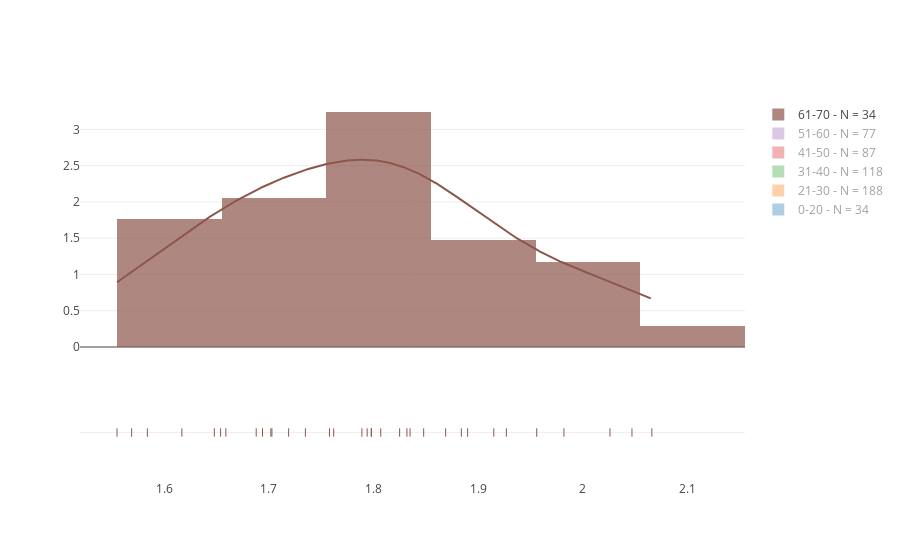

Notebook cell for this chart:
### Code cell
import plotly.figure_factory as ff

f_et = list(df['bins'].unique())
faixa_etaria = f_et[:]

n=3

group_labels=[]
hist_data   =[]

for f in faixa_etaria:
    mask = df['bins']==f
    df_faixaEtaria = df[mask]
    
    x = list(df_faixaEtaria[cols_f[n]])
    g = '{} - N = {}'.format(f,len(df_faixaEtaria))
    
    
    q75, q25,q50 = np.percentile(x, [75 ,25,50])
    iqr = q75 - q25

    # print ( q25, q50, q75,iqr)
    bin_w = (2 *iqr )/ (len(x)**(1/3))



    # Group data together
    hist_data.append(x)

    group_labels.append(g)

# Create distplot with custom bin_size
fig = ff.create_distplot(hist_data, group_labels, bin_size=0.1)

# Plot!
iplot(fig, filename='Distplot with Multiple Datasets')

### Figure 1 — Plotly figure (JSON) as saved in the notebook; plotly's stock layout.template omitted (floating-point values rounded to 4 significant figures; data arrays with more than 128 entries replaced by an {"elided": "..."} marker saying what was removed)
{"data": [{"histnorm": "probability density", "legendgroup": "0-20 - N = 34", "marker": {"color": "rgb(31, 119, 180)"}, "name": "0-20 - N = 34", "opacity": 0.7, "type": "histogram", "uid": "93bae81b-6ce5-46d6-abae-a8dc388cbdc1", "visible": "legendonly", "x": [2.037, 1.987, 1.842, 1.806, 2.141, 1.964, 1.971, 1.982, 1.874, 1.897, 1.866, 2.058, 1.975, 1.832, 2.05, 1.829, 1.994, 1.859, 1.816, 2.146, 1.936, 2.104, 2.069, 1.864, 1.938, 1.962, 2.143, 1.826, 2.111, 1.96, 1.915, 2.164, 2.142, 2.119], "xaxis": "x", "xbins": {"end": 2.164, "size": 0.1, "start": 1.806}, "yaxis": "y"}, {"histnorm": "probability density", "legendgroup": "21-30 - N = 188", "marker": {"color": "rgb(255, 127, 14)"}, "name": "21-30 - N = 188", "opacity": 0.7, "type": "histogram", "uid": "72ca048d-f1a3-4430-9e78-98bcae727797", "visible": "legendonly", "x": {"elided": "188 float values"}, "xaxis": "x", "xbins": {"end": 2.35, "size": 0.1, "start": 1.634}, "yaxis": "y"}, {"histnorm": "probability density", "legendgroup": "31-40 - N = 118", "marker": {"color": "rgb(44, 160, 44)"}, "name": "31-40 - N = 118", "opacity": 0.7, "type": "histogram", "uid": "f724414c-a72d-4cb5-98c3-cbe354f38856", "visible": "legendonly", "x": [2.032, 1.685, 1.692, 2.046, 1.948, 1.96, 1.809, 1.773, 2.025, 1.796, 1.784, 1.909, 1.843, 1.875, 1.744, 1.848, 1.749, 1.921, 1.718, 2.065, 1.758, 1.79, 1.854, 1.813, 1.985, 1.861, 1.839, 1.88, 1.915, 1.934, 2.059, 1.862, 2.126, 1.798, 1.946, 1.804, 1.907, 1.793, 1.952, 2.013, 1.839, 1.766, 1.924, 2.054, 2.008, 1.816, 2.216, 1.952, 2.001, 1.713, 2.049, 1.922, 1.764, 1.837, 1.715, 2.06, 2.21, 1.818, 1.814, 1.835, 1.83, 1.669, 1.935, 1.978, 1.757, 2.113, 2.025, 1.949, 1.853, 1.918, 1.756, 1.863, 1.935, 2.005, 1.899, 1.72, 1.963, 1.789, 1.922, 1.927, 1.691, 1.816, 1.775, 1.955, 1.745, 1.979, 1.804, 1.995, 1.903, 1.647, 2.153, 1.903, 1.899, 1.812, 1.858, 2, 1.74, 1.956, 1.996, 1.952, 1.912, 1.839, 1.62, 1.727, 1.615, 1.844, 1.856, 1.859, 1.757, 1.81, 1.902, 1.793, 1.824, 1.861, 1.788, 1.893, 2.037, 1.853], "xaxis": "x", "xbins": {"end": 2.216, "size": 0.1, "start": 1.615}, "yaxis": "y"}, {"histnorm": "probability density", "legendgroup": "41-50 - N = 87", "marker": {"color": "rgb(214, 39, 40)"}, "name": "41-50 - N = 87", "opacity": 0.7, "type": "histogram", "uid": "3ef5bef5-cd92-41d9-ba89-14cce0ae1d3f", "visible": "legendonly", "x": [1.744, 1.702, 1.866, 1.767, 1.845, 1.855, 1.713, 1.821, 1.763, 1.655, 1.81, 1.773, 1.764, 1.934, 1.785, 1.977, 1.746, 2.077, 1.699, 1.865, 1.849, 1.87, 1.826, 1.685, 1.898, 1.826, 1.981, 1.889, 1.734, 1.782, 1.639, 1.673, 1.713, 1.716, 1.696, 2.014, 1.859, 1.986, 1.91, 1.589, 1.751, 1.868, 1.842, 1.645, 1.664, 1.861, 1.942, 1.764, 1.699, 1.729, 1.725, 1.707, 1.966, 1.747, 1.832, 2.11, 1.863, 1.839, 1.748, 1.908, 1.694, 1.708, 1.853, 1.816, 1.867, 1.945, 2.037, 1.839, 1.627, 1.838, 1.652, 1.86, 1.944, 1.664, 1.702, 1.764, 1.758, 1.661, 1.749, 1.801, 1.795, 1.943, 1.93, 1.817, 1.889, 1.814, 1.832], "xaxis": "x", "xbins": {"end": 2.11, "size": 0.1, "start": 1.589}, "yaxis": "y"}, {"histnorm": "probability density", "legendgroup": "51-60 - N = 77", "marker": {"color": "rgb(148, 103, 189)"}, "name": "51-60 - N = 77", "opacity": 0.7, "type": "histogram", "uid": "b44e582d-1378-4f07-9435-c5f4d89ee783", "visible": "legendonly", "x": [1.682, 1.752, 1.842, 1.628, 1.755, 1.845, 1.99, 2.007, 1.657, 1.792, 1.771, 1.874, 1.658, 1.766, 2.018, 1.797, 1.808, 1.871, 1.934, 2.113, 1.782, 1.883, 1.569, 1.716, 1.623, 1.812, 1.842, 1.793, 1.858, 2.017, 1.922, 1.692, 1.748, 1.628, 1.795, 1.666, 1.879, 1.754, 1.859, 1.927, 1.831, 1.717, 1.772, 1.855, 1.73, 1.663, 1.778, 1.89, 1.841, 1.742, 1.859, 1.873, 1.633, 1.919, 1.833, 1.983, 1.631, 1.811, 1.63, 1.708, 1.907, 1.611, 1.658, 1.764, 1.937, 1.819, 1.546, 1.855, 1.726, 1.763, 1.836, 1.668, 1.669, 1.679, 1.733, 1.906, 1.861], "xaxis": "x", "xbins": {"end": 2.113, "size": 0.1, "start": 1.546}, "yaxis": "y"}, {"histnorm": "probability density", "legendgroup": "61-70 - N = 34", "marker": {"color": "rgb(140, 86, 75)"}, "name": "61-70 - N = 34", "opacity": 0.7, "type": "histogram", "uid": "1e62690e-91e4-4ddb-8656-29f0497fa6bb", "visible": true, "x": [2.066, 1.982, 2.026, 1.825, 1.789, 1.584, 1.659, 1.807, 1.735, 1.719, 1.956, 1.648, 1.798, 1.654, 1.569, 1.832, 1.688, 1.702, 2.047, 1.89, 1.794, 1.835, 1.694, 1.762, 1.758, 1.884, 1.798, 1.848, 1.915, 1.927, 1.703, 1.617, 1.555, 1.869], "xaxis": "x", "xbins": {"end": 2.066, "size": 0.1, "start": 1.555}, "yaxis": "y"}, {"legendgroup": "0-20 - N = 34", "marker": {"color": "rgb(31, 119, 180)"}, "mode": "lines", "name": "0-20 - N = 34", "showlegend": false, "type": "scatter", "uid": "75d8e8b1-7a52-469e-8b17-f7c864b8a363", "visible": "legendonly", "x": {"elided": "500 float values"}, "xaxis": "x", "y": {"elided": "500 float values"}, "yaxis": "y"}, {"legendgroup": "21-30 - N = 188", "marker": {"color": "rgb(255, 127, 14)"}, "mode": "lines", "name": "21-30 - N = 188", "showlegend": false, "type": "scatter", "uid": "c9e65377-b344-4c46-8ed8-3c33a5bd2365", "visible": "legendonly", "x": {"elided": "500 float values"}, "xaxis": "x", "y": {"elided": "500 float values"}, "yaxis": "y"}, {"legendgroup": "31-40 - N = 118", "marker": {"color": "rgb(44, 160, 44)"}, "mode": "lines", "name": "31-40 - N = 118", "showlegend": false, "type": "scatter", "uid": "0956130c-c0a0-4f8c-914f-4593156d1e48", "visible": "legendonly", "x": {"elided": "500 float values"}, "xaxis": "x", "y": {"elided": "500 float values"}, "yaxis": "y"}, {"legendgroup": "41-50 - N = 87", "marker": {"color": "rgb(214, 39, 40)"}, "mode": "lines", "name": "41-50 - N = 87", "showlegend": false, "type": "scatter", "uid": "3ad6f4be-40d8-4731-951c-2016470267ca", "visible": "legendonly", "x": {"elided": "500 float values"}, "xaxis": "x", "y": {"elided": "500 float values"}, "yaxis": "y"}, {"legendgroup": "51-60 - N = 77", "marker": {"color": "rgb(148, 103, 189)"}, "mode": "lines", "name": "51-60 - N = 77", "showlegend": false, "type": "scatter", "uid": "ce3c3b87-bb2a-424c-a995-db51e52c09e2", "visible": "legendonly", "x": {"elided": "500 float values"}, "xaxis": "x", "y": {"elided": "500 float values"}, "yaxis": "y"}, {"legendgroup": "61-70 - N = 34", "marker": {"color": "rgb(140, 86, 75)"}, "mode": "lines", "name": "61-70 - N = 34", "showlegend": false, "type": "scatter", "uid": "246ae0fe-2593-4fee-b970-aacb1f6d628c", "visible": true, "x": {"elided": "500 float values"}, "xaxis": "x", "y": {"elided": "500 float values"}, "yaxis": "y"}, {"legendgroup": "0-20 - N = 34", "marker": {"color": "rgb(31, 119, 180)", "symbol": "line-ns-open"}, "mode": "markers", "name": "0-20 - N = 34", "showlegend": false, "type": "scatter", "uid": "c796427a-8124-4bb6-a3fe-1b2d19b43b66", "visible": "legendonly", "x": [2.037, 1.987, 1.842, 1.806, 2.141, 1.964, 1.971, 1.982, 1.874, 1.897, 1.866, 2.058, 1.975, 1.832, 2.05, 1.829, 1.994, 1.859, 1.816, 2.146, 1.936, 2.104, 2.069, 1.864, 1.938, 1.962, 2.143, 1.826, 2.111, 1.96, 1.915, 2.164, 2.142, 2.119], "xaxis": "x", "y": ["0-20 - N = 34", "0-20 - N = 34", "0-20 - N = 34", "0-20 - N = 34", "0-20 - N = 34", "0-20 - N = 34", "0-20 - N = 34", "0-20 - N = 34", "0-20 - N = 34", "0-20 - N = 34", "0-20 - N = 34", "0-20 - N = 34", "0-20 - N = 34", "0-20 - N = 34", "0-20 - N = 34", "0-20 - N = 34", "0-20 - N = 34", "0-20 - N = 34", "0-20 - N = 34", "0-20 - N = 34", "0-20 - N = 34", "0-20 - N = 34", "0-20 - N = 34", "0-20 - N = 34", "0-20 - N = 34", "0-20 - N = 34", "0-20 - N = 34", "0-20 - N = 34", "0-20 - N = 34", "0-20 - N = 34", "0-20 - N = 34", "0-20 - N = 34", "0-20 - N = 34", "0-20 - N = 34"], "yaxis": "y2"}, {"legendgroup": "21-30 - N = 188", "marker": {"color": "rgb(255, 127, 14)", "symbol": "line-ns-open"}, "mode": "markers", "name": "21-30 - N = 188", "showlegend": false, "type": "scatter", "uid": "51539370-d8c0-4df0-9a63-aca0a2beeb02", "visible": "legendonly", "x": {"elided": "188 float values"}, "xaxis": "x", "y": {"elided": "188 str values"}, "yaxis": "y2"}, {"legendgroup": "31-40 - N = 118", "marker": {"color": "rgb(44, 160, 44)", "symbol": "line-ns-open"}, "mode": "markers", "name": "31-40 - N = 118", "showlegend": false, "type": "scatter", "uid": "e053500b-11d4-4026-9696-2007feb44f65", "visible": "legendonly", "x": [2.032, 1.685, 1.692, 2.046, 1.948, 1.96, 1.809, 1.773, 2.025, 1.796, 1.784, 1.909, 1.843, 1.875, 1.744, 1.848, 1.749, 1.921, 1.718, 2.065, 1.758, 1.79, 1.854, 1.813, 1.985, 1.861, 1.839, 1.88, 1.915, 1.934, 2.059, 1.862, 2.126, 1.798, 1.946, 1.804, 1.907, 1.793, 1.952, 2.013, 1.839, 1.766, 1.924, 2.054, 2.008, 1.816, 2.216, 1.952, 2.001, 1.713, 2.049, 1.922, 1.764, 1.837, 1.715, 2.06, 2.21, 1.818, 1.814, 1.835, 1.83, 1.669, 1.935, 1.978, 1.757, 2.113, 2.025, 1.949, 1.853, 1.918, 1.756, 1.863, 1.935, 2.005, 1.899, 1.72, 1.963, 1.789, 1.922, 1.927, 1.691, 1.816, 1.775, 1.955, 1.745, 1.979, 1.804, 1.995, 1.903, 1.647, 2.153, 1.903, 1.899, 1.812, 1.858, 2, 1.74, 1.956, 1.996, 1.952, 1.912, 1.839, 1.62, 1.727, 1.615, 1.844, 1.856, 1.859, 1.757, 1.81, 1.902, 1.793, 1.824, 1.861, 1.788, 1.893, 2.037, 1.853], "xaxis": "x", "y": ["31-40 - N = 118", "31-40 - N = 118", "31-40 - N = 118", "31-40 - N = 118", "31-40 - N = 118", "31-40 - N = 118", "31-40 - N = 118", "31-40 - N = 118", "31-40 - N = 118", "31-40 - N = 118", "31-40 - N = 118", "31-40 - N = 118", "31-40 - N = 118", "31-40 - N = 118", "31-40 - N = 118", "31-40 - N = 118", "31-40 - N = 118", "31-40 - N = 118", "31-40 - N = 118", "31-40 - N = 118", "31-40 - N = 118", "31-40 - N = 118", "31-40 - N = 118", "31-40 - N = 118", "31-40 - N = 118", "31-40 - N = 118", "31-40 - N = 118", "31-40 - N = 118", "31-40 - N = 118", "31-40 - N = 118", "31-40 - N = 118", "31-40 - N = 118", "31-40 - N = 118", "31-40 - N = 118", "31-40 - N = 118", "31-40 - N = 118", "31-40 - N = 118", "31-40 - N = 118", "31-40 - N = 118", "31-40 - N = 118", "31-40 - N = 118", "31-40 - N = 118", "31-40 - N = 118", "31-40 - N = 118", "31-40 - N = 118", "31-40 - N = 118", "31-40 - N = 118", "31-40 - N = 118", "31-40 - N = 118", "31-40 - N = 118", "31-40 - N = 118", "31-40 - N = 118", "31-40 - N = 118", "31-40 - N = 118", "31-40 - N = 118", "31-40 - N = 118", "31-40 - N = 118", "31-40 - N = 118", "31-40 - N = 118", "31-40 - N = 118", "31-40 - N = 118", "31-40 - N = 118", "31-40 - N = 118", "31-40 - N = 118", "31-40 - N = 118", "31-40 - N = 118", "31-40 - N = 118", "31-40 - N = 118", "31-40 - N = 118", "31-40 - N = 118", "31-40 - N = 118", "31-40 - N = 118", "31-40 - N = 118", "31-40 - N = 118", "31-40 - N = 118", "31-40 - N = 118", "31-40 - N = 118", "31-40 - N = 118", "31-40 - N = 118", "31-40 - N = 118", "31-40 - N = 118", "31-40 - N = 118", "31-40 - N = 118", "31-40 - N = 118", "31-40 - N = 118", "31-40 - N = 118", "31-40 - N = 118", "31-40 - N = 118", "31-40 - N = 118", "31-40 - N = 118", "31-40 - N = 118", "31-40 - N = 118", "31-40 - N = 118", "31-40 - N = 118", "31-40 - N = 118", "31-40 - N = 118", "31-40 - N = 118", "31-40 - N = 118", "31-40 - N = 118", "31-40 - N = 118", "31-40 - N = 118", "31-40 - N = 118", "31-40 - N = 118", "31-40 - N = 118", "31-40 - N = 118", "31-40 - N = 118", "31-40 - N = 118", "31-40 - N = 118", "31-40 - N = 118", "31-40 - N = 118", "31-40 - N = 118", "31-40 - N = 118", "31-40 - N = 118", "31-40 - N = 118", "31-40 - N = 118", "31-40 - N = 118", "31-40 - N = 118", "31-40 - N = 118"], "yaxis": "y2"}, {"legendgroup": "41-50 - N = 87", "marker": {"color": "rgb(214, 39, 40)", "symbol": "line-ns-open"}, "mode": "markers", "name": "41-50 - N = 87", "showlegend": false, "type": "scatter", "uid": "f41c0b47-32c9-48a7-abf0-8ec223efb868", "visible": "legendonly", "x": [1.744, 1.702, 1.866, 1.767, 1.845, 1.855, 1.713, 1.821, 1.763, 1.655, 1.81, 1.773, 1.764, 1.934, 1.785, 1.977, 1.746, 2.077, 1.699, 1.865, 1.849, 1.87, 1.826, 1.685, 1.898, 1.826, 1.981, 1.889, 1.734, 1.782, 1.639, 1.673, 1.713, 1.716, 1.696, 2.014, 1.859, 1.986, 1.91, 1.589, 1.751, 1.868, 1.842, 1.645, 1.664, 1.861, 1.942, 1.764, 1.699, 1.729, 1.725, 1.707, 1.966, 1.747, 1.832, 2.11, 1.863, 1.839, 1.748, 1.908, 1.694, 1.708, 1.853, 1.816, 1.867, 1.945, 2.037, 1.839, 1.627, 1.838, 1.652, 1.86, 1.944, 1.664, 1.702, 1.764, 1.758, 1.661, 1.749, 1.801, 1.795, 1.943, 1.93, 1.817, 1.889, 1.814, 1.832], "xaxis": "x", "y": ["41-50 - N = 87", "41-50 - N = 87", "41-50 - N = 87", "41-50 - N = 87", "41-50 - N = 87", "41-50 - N = 87", "41-50 - N = 87", "41-50 - N = 87", "41-50 - N = 87", "41-50 - N = 87", "41-50 - N = 87", "41-50 - N = 87", "41-50 - N = 87", "41-50 - N = 87", "41-50 - N = 87", "41-50 - N = 87", "41-50 - N = 87", "41-50 - N = 87", "41-50 - N = 87", "41-50 - N = 87", "41-50 - N = 87", "41-50 - N = 87", "41-50 - N = 87", "41-50 - N = 87", "41-50 - N = 87", "41-50 - N = 87", "41-50 - N = 87", "41-50 - N = 87", "41-50 - N = 87", "41-50 - N = 87", "41-50 - N = 87", "41-50 - N = 87", "41-50 - N = 87", "41-50 - N = 87", "41-50 - N = 87", "41-50 - N = 87", "41-50 - N = 87", "41-50 - N = 87", "41-50 - N = 87", "41-50 - N = 87", "41-50 - N = 87", "41-50 - N = 87", "41-50 - N = 87", "41-50 - N = 87", "41-50 - N = 87", "41-50 - N = 87", "41-50 - N = 87", "41-50 - N = 87", "41-50 - N = 87", "41-50 - N = 87", "41-50 - N = 87", "41-50 - N = 87", "41-50 - N = 87", "41-50 - N = 87", "41-50 - N = 87", "41-50 - N = 87", "41-50 - N = 87", "41-50 - N = 87", "41-50 - N = 87", "41-50 - N = 87", "41-50 - N = 87", "41-50 - N = 87", "41-50 - N = 87", "41-50 - N = 87", "41-50 - N = 87", "41-50 - N = 87", "41-50 - N = 87", "41-50 - N = 87", "41-50 - N = 87", "41-50 - N = 87", "41-50 - N = 87", "41-50 - N = 87", "41-50 - N = 87", "41-50 - N = 87", "41-50 - N = 87", "41-50 - N = 87", "41-50 - N = 87", "41-50 - N = 87", "41-50 - N = 87", "41-50 - N = 87", "41-50 - N = 87", "41-50 - N = 87", "41-50 - N = 87", "41-50 - N = 87", "41-50 - N = 87", "41-50 - N = 87", "41-50 - N = 87"], "yaxis": "y2"}, {"legendgroup": "51-60 - N = 77", "marker": {"color": "rgb(148, 103, 189)", "symbol": "line-ns-open"}, "mode": "markers", "name": "51-60 - N = 77", "showlegend": false, "type": "scatter", "uid": "f560aec3-1e6a-4f11-8f39-6c8f7861b7a8", "visible": "legendonly", "x": [1.682, 1.752, 1.842, 1.628, 1.755, 1.845, 1.99, 2.007, 1.657, 1.792, 1.771, 1.874, 1.658, 1.766, 2.018, 1.797, 1.808, 1.871, 1.934, 2.113, 1.782, 1.883, 1.569, 1.716, 1.623, 1.812, 1.842, 1.793, 1.858, 2.017, 1.922, 1.692, 1.748, 1.628, 1.795, 1.666, 1.879, 1.754, 1.859, 1.927, 1.831, 1.717, 1.772, 1.855, 1.73, 1.663, 1.778, 1.89, 1.841, 1.742, 1.859, 1.873, 1.633, 1.919, 1.833, 1.983, 1.631, 1.811, 1.63, 1.708, 1.907, 1.611, 1.658, 1.764, 1.937, 1.819, 1.546, 1.855, 1.726, 1.763, 1.836, 1.668, 1.669, 1.679, 1.733, 1.906, 1.861], "xaxis": "x", "y": ["51-60 - N = 77", "51-60 - N = 77", "51-60 - N = 77", "51-60 - N = 77", "51-60 - N = 77", "51-60 - N = 77", "51-60 - N = 77", "51-60 - N = 77", "51-60 - N = 77", "51-60 - N = 77", "51-60 - N = 77", "51-60 - N = 77", "51-60 - N = 77", "51-60 - N = 77", "51-60 - N = 77", "51-60 - N = 77", "51-60 - N = 77", "51-60 - N = 77", "51-60 - N = 77", "51-60 - N = 77", "51-60 - N = 77", "51-60 - N = 77", "51-60 - N = 77", "51-60 - N = 77", "51-60 - N = 77", "51-60 - N = 77", "51-60 - N = 77", "51-60 - N = 77", "51-60 - N = 77", "51-60 - N = 77", "51-60 - N = 77", "51-60 - N = 77", "51-60 - N = 77", "51-60 - N = 77", "51-60 - N = 77", "51-60 - N = 77", "51-60 - N = 77", "51-60 - N = 77", "51-60 - N = 77", "51-60 - N = 77", "51-60 - N = 77", "51-60 - N = 77", "51-60 - N = 77", "51-60 - N = 77", "51-60 - N = 77", "51-60 - N = 77", "51-60 - N = 77", "51-60 - N = 77", "51-60 - N = 77", "51-60 - N = 77", "51-60 - N = 77", "51-60 - N = 77", "51-60 - N = 77", "51-60 - N = 77", "51-60 - N = 77", "51-60 - N = 77", "51-60 - N = 77", "51-60 - N = 77", "51-60 - N = 77", "51-60 - N = 77", "51-60 - N = 77", "51-60 - N = 77", "51-60 - N = 77", "51-60 - N = 77", "51-60 - N = 77", "51-60 - N = 77", "51-60 - N = 77", "51-60 - N = 77", "51-60 - N = 77", "51-60 - N = 77", "51-60 - N = 77", "51-60 - N = 77", "51-60 - N = 77", "51-60 - N = 77", "51-60 - N = 77", "51-60 - N = 77", "51-60 - N = 77"], "yaxis": "y2"}, {"legendgroup": "61-70 - N = 34", "marker": {"color": "rgb(140, 86, 75)", "symbol": "line-ns-open"}, "mode": "markers", "name": "61-70 - N = 34", "showlegend": false, "type": "scatter", "uid": "86d28737-415a-45c1-af66-dbf6de3f5453", "visible": true, "x": [2.066, 1.982, 2.026, 1.825, 1.789, 1.584, 1.659, 1.807, 1.735, 1.719, 1.956, 1.648, 1.798, 1.654, 1.569, 1.832, 1.688, 1.702, 2.047, 1.89, 1.794, 1.835, 1.694, 1.762, 1.758, 1.884, 1.798, 1.848, 1.915, 1.927, 1.703, 1.617, 1.555, 1.869], "xaxis": "x", "y": ["61-70 - N = 34", "61-70 - N = 34", "61-70 - N = 34", "61-70 - N = 34", "61-70 - N = 34", "61-70 - N = 34", "61-70 - N = 34", "61-70 - N = 34", "61-70 - N = 34", "61-70 - N = 34", "61-70 - N = 34", "61-70 - N = 34", "61-70 - N = 34", "61-70 - N = 34", "61-70 - N = 34", "61-70 - N = 34", "61-70 - N = 34", "61-70 - N = 34", "61-70 - N = 34", "61-70 - N = 34", "61-70 - N = 34", "61-70 - N = 34", "61-70 - N = 34", "61-70 - N = 34", "61-70 - N = 34", "61-70 - N = 34", "61-70 - N = 34", "61-70 - N = 34", "61-70 - N = 34", "61-70 - N = 34", "61-70 - N = 34", "61-70 - N = 34", "61-70 - N = 34", "61-70 - N = 34"], "yaxis": "y2"}], "layout": {"autosize": true, "barmode": "overlay", "hovermode": "closest", "legend": {"traceorder": "reversed"}, "xaxis": {"anchor": "y2", "autorange": true, "domain": [0, 1], "range": [1.521, 2.155], "type": "linear", "zeroline": false}, "yaxis": {"anchor": "free", "autorange": true, "domain": [0.35, 1], "position": 0, "range": [0, 3.406], "type": "linear"}, "yaxis2": {"anchor": "x", "autorange": true, "domain": [0, 0.25], "dtick": 1, "range": [-1, 1], "showticklabels": false, "type": "category"}}}
